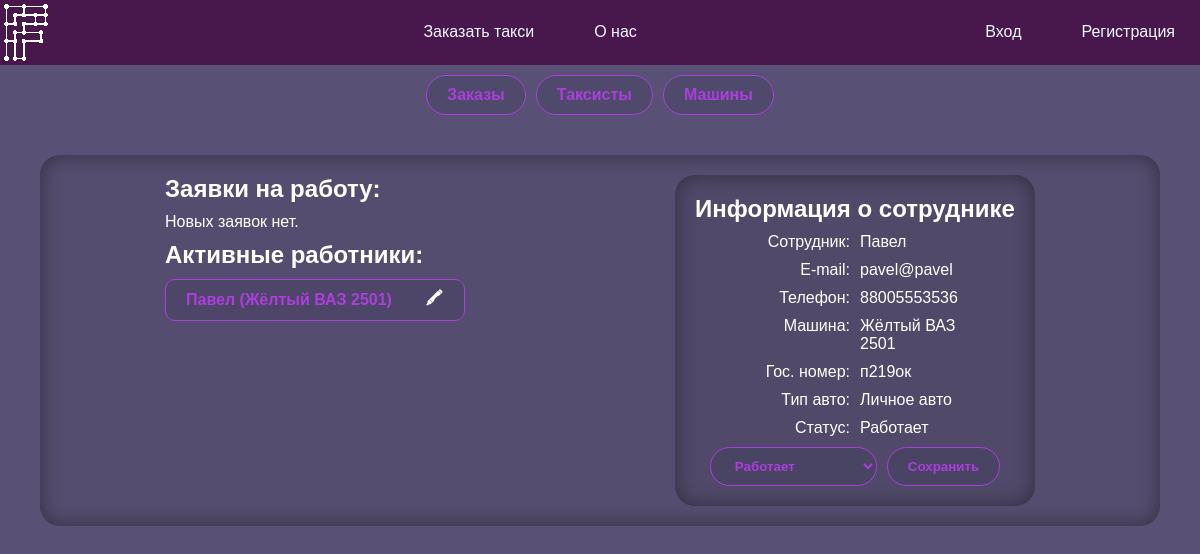
Page /admin.php?tool=taxists&edit=taxist&id=6 on the committed database.
### tables this page shows
CREATE TABLE `taxists` (
  `id` int(11) NOT NULL,
  `car` int(11) DEFAULT NULL,
  `user` int(11) NOT NULL,
  `passport` varchar(64) NOT NULL,
  `driver_license` varchar(64) NOT NULL,
  `status` int(11) NOT NULL DEFAULT '2'
);

CREATE TABLE `users` (
  `id` int(11) NOT NULL,
  `login` varchar(128) NOT NULL,
  `name` varchar(32) NOT NULL,
  `phone` bigint(20) NOT NULL,
  `email` varchar(128) NOT NULL,
  `password` varchar(128) NOT NULL,
  `role` int(11) NOT NULL DEFAULT '1'
);

CREATE TABLE `cars` (
  `id` int(11) NOT NULL,
  `passport` varchar(16) NOT NULL,
  `name` varchar(30) NOT NULL,
  `number` text NOT NULL,
  `color` varchar(30) NOT NULL,
  `type` int(11) NOT NULL
);

CREATE TABLE `car_types` (
  `id` int(11) NOT NULL,
  `name` varchar(128) NOT NULL
);

CREATE TABLE `taxist_status` (
  `id` int(11) NOT NULL,
  `name` varchar(128) NOT NULL
);

### funcs/DBinteraction.php (called while the page is built, shortened)
<?php
function selectFrom($query, $way)
{
    if (trim($query) == null) {
        $_SESSION['result'] = "Вы передали пустой запрос.";
    } else {
    require "connect.php";
    $res = $con->query($query);
    switch ($way) {
        case "ALL":
            $output = $res->fetch_all(MYSQLI_ASSOC);
            break;
        case "ONE":
            $output = $res->fetch_assoc();
            break;
    }}
    return $output;
}

### admin/admForms/taxist.php (the view, shortened to what this page needs)
<?php
require_once("./funcs/DBinteraction.php");
$query = "SELECT taxists.id,
       users.name,
       users.email,
       users.phone,
       CONCAT(cars.color, ' ', cars.name) AS car,
       cars.number AS car_number,
       car_types.name AS car_type,
       taxist_status.name AS `status`
FROM taxists
INNER JOIN users ON taxists.user = users.id
LEFT JOIN cars ON taxists.car = cars.id
INNER JOIN taxist_status ON taxists.status = taxist_status.id
LEFT JOIN car_types ON cars.type = car_types.id
WHERE `taxists`.`id` = " . $_GET['id'];
$thisTaxist = selectFrom($query, "ONE");
?>
<h1>Информация о сотруднике</h1>
<?php
$descTaxist = [
    "Сотрудник",
    "E-mail",
    "Телефон",
    "Машина",
    "Гос. номер",
    "Тип авто",
    "Статус"
];
$descTaxistKey = 0;
foreach ($thisTaxist as $key => $item) {
    switch ($key) {
        case "id":
        case "photo":
            break;
        case "car":
        case "car_number":
            case "car_type":
?>
            <div class="flex g10 mauto toolInfo">
                <span class="ctrl-r"><?= $descTaxist[$descTaxistKey] ?>:</span>
                <span>
                    <?php
                    if (isset($thisTaxist['car'])) {
                        echo $item;
                    } else {
                        echo "Требуется авто";
                    }
                    ?>
                </span>
            </div>
        <?php
            $descTaxistKey++;
            break;
        ?>
        <?php
        default:
        ?>
            <div class="flex g10 mauto toolInfo">
                <span class="ctrl-r"><?= $descTaxist[$descTaxistKey] ?>:</span>
                <span><?= $item ?></span>
            </div>
<?php
            $descTaxistKey++;
            break;
    }
}
?>
<form action="../funcs/changeStatus.php" method="post" class="btns mauto">
    <select name="status" id="" class="accent">
        <?php
        $query = "SELECT * FROM `taxist_status`";
        $statuses = selectFrom($query, "ALL");
        foreach ($statuses as $status) {
            $selected = ($status['name'] == $thisTaxist['status']) ? "selected" : null;
        ?>
            <option value="<?= $status['id'] ?>" <?= $selected ?>><?= $status['name'] ?></option>
        <?php
        }
        ?>
    </select>
    <button class="accent">Сохранить</button>
</form>

### admin/toolTaxists.php (shortened to what this page needs)
<?php
require_once("./funcs/DBinteraction.php");
$query = "SELECT
taxists.id,
users.name,
CONCAT(cars.color, ' ', cars.name) AS car,
taxist_status.name AS `status`
FROM taxists
INNER JOIN users ON taxists.user = users.id
LEFT JOIN cars ON taxists.car = cars.id
INNER JOIN taxist_status ON taxists.status = taxist_status.id
ORDER BY users.name ASC";
$taxists = selectFrom($query, "ALL");
?>
<div class="list flex column g10 wcenter">
    <?php
    require("./funcs/listGenerator.php");
    ?>
    <h2>Заявки на работу:</h2>
    <?php
    $emptyList = true;
    if ($emptyList) {
    ?>
        <p>Новых заявок нет.</p>
    <?php
    }
    ?>
    <h2>Активные работники:</h2>
    <?php
    foreach ($taxists as $taxist) {
        if ($taxist['status'] == "Работает") {
            generateListItem($taxist, "taxist");
        }
    }
    ?>
</div>

### funcs/listGenerator.php (shortened to what this page needs)
<?php
function generateListItem($listItem, $listType)
{
?>
    <div class="accent brad10 flex jc-sb ai-c">
        <span>
            <?php
            switch ($listType) {
            ?>
                <?php
                case "taxist":
                ?>
                    <?= $listItem['name'] ?> (<?= $listItem['car'] ?>)
                <?php
                    break;
                ?>
            <?php
            }
            ?>
        </span>
        <div class="flex g10">
            <?php
            switch ($listType) {
                case "taxist":
                    $href = "?tool=taxists&edit=taxist&id=" . $listItem['id'];
                    break;
            }
            ?>
            <a href="<?= $href ?>" class="accent-invert">🖍</a>
        </div>
    </div>
<?php
}

### style.css (style rules this page uses)
*, a { margin: 0; border: 0; outline: 0; padding: 0; text-decoration: none; font-family: Arial, Helvetica, sans-serif; }
*, a, select[value], input[value] { color: white; }
body, input[value] { background-color: #585175; }
a, button { cursor: pointer; }
button { padding: 15px; }
.list { width: 25%; min-width: 300px; }
.toolInfo>span { width: 120px; }

### often.css (style rules this page uses)
.btns { display: flex; gap: 10px; }
.accent { border: #ab3edd 1px solid; border-radius: 25px; padding: 10px 20px; background-color: #40395c59; color: #ab3edd; font-weight: bold; transition: all 0.25s ease-out; }
.accent::placeholder { color: #ab3edd69; }
.accent span { color: #ab3edd; font-weight: bold; }
.accent-invert { height: 20px; width: 20px; display: flex; justify-content: center; align-items: center; border-radius: 0px; font-weight: bolder; transition: all 0.25s ease-out; }
.wcenter { margin: 0 auto; }
.mauto { margin: auto; }
.g10 { gap: 10px; }
.brad10 { border-radius: 10px; }
.flex { display: flex; }
.column { flex-direction: column; }
.jc-sb { justify-content: space-between; }
.ai-c { align-items: center; }
.ctrl-r { text-align: right; }

### rows in the picture
taxists: user.name "Павел", user.email "pavel@pavel", user.phone "88005553536", car.number "п219ок", car_types.name "Личное авто", status.name "Работает", car "Жёлтый ВАЗ 2501"

### other values in the picture
$descTaxist[$descTaxistKey] "Сотрудник"
$descTaxist[$descTaxistKey] "E-mail"
$descTaxist[$descTaxistKey] "Телефон"
$descTaxist[$descTaxistKey] "Машина"
$item "Жёлтый ВАЗ 2501"
$descTaxist[$descTaxistKey] "Гос. номер"
$descTaxist[$descTaxistKey] "Тип авто"
$descTaxist[$descTaxistKey] "Статус"
form field status "Работает"
